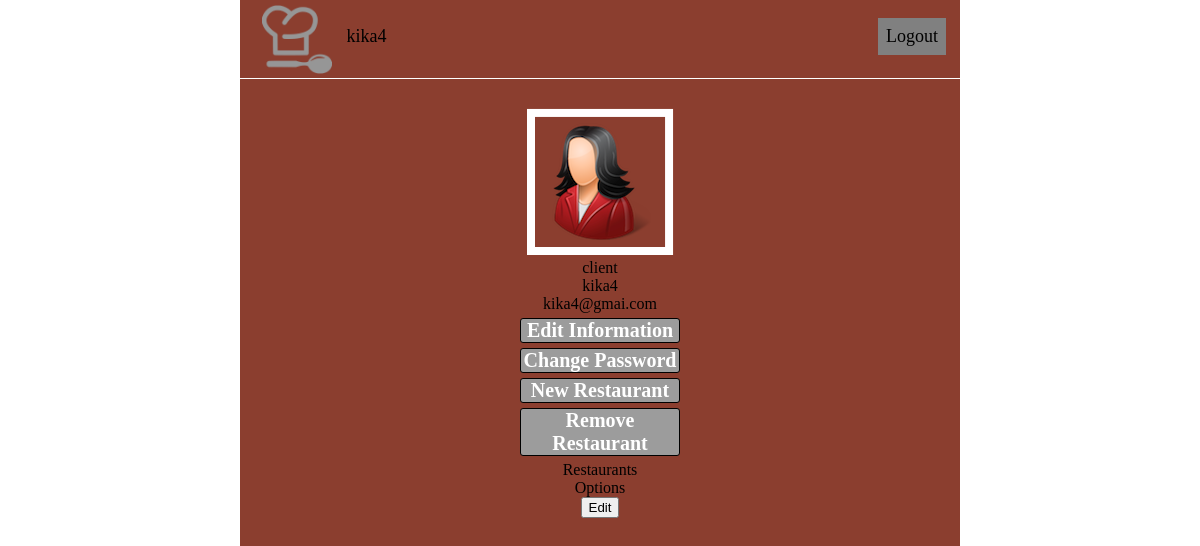
The app's page /page/profile.php (signed in), older data.
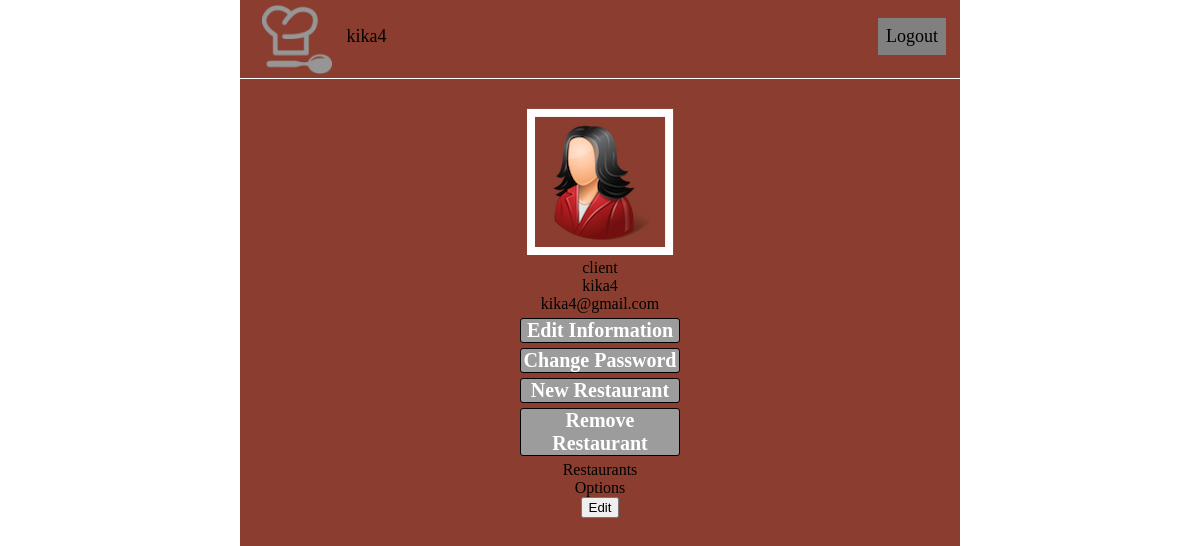
The same page, newer data.
### tables this page shows
CREATE TABLE user (
 	username TEXT PRIMARY KEY UNIQUE,
  	password TEXT,
  	name TEXT,
  	email TEXT,
  	gender TEXT,
  	user_type TEXT
);

### Database/databaseInteraction.php (called while the page is built, shortened)
<?php
include_once('../database/connection.php');
function getUserInfo($username){
  global $db;
  $stmt = $db->prepare("SELECT * FROM user WHERE username = ?");
  $stmt->execute(array($username));
  return $stmt->fetch();
}
?>

### page/profile.php (the view, shortened to what this page needs)
<?php
include_once('../database/databaseInteraction.php');
?>
<!DOCTYPE html>
<html>
	<head>
    <link rel="stylesheet" href="../css/profile.css">
	</head>
	<body>
		<header>
			<nav id="menu">
				<ul>
					<a href="login.php"><img id="logo1" src="../images/logo_white.png" height="70px" width="70px"></a>
						<li><a id="login" href="profile.php"><?php echo $_SESSION['name']?></a></li>
					<li style="float:right; background-color:gray;"><a href="signout.php">Logout</a></li>
				</ul>
			</nav><br>
		</header>
		<div id="middle">
			<div id="profile">
					<?php if(getUserInfo($_SESSION['username'])['gender'] == "female"){?>
					<img src="../images/woman.png">
					<?php
				}else if($_SESSION['username'] == "FilipeCorreia"){?>
					<img src="../images/filipe.png" height="147px" width="147px">
					<?php
				}else{?>
					<img src="../images/man.png">
					<?php }?>
				<div id="type"><?php echo getUserInfo($_SESSION['username'])['user_type']?></div>
				<div id="name"><?php echo getUserInfo($_SESSION['username'])['name']?></div>
				<div id="email"><?php echo getUserInfo($_SESSION['username'])['email']?></div>
				<div class="editBtn">
					<a data-popup-open="popup-1" href="#">Edit Information</a>
				</div>
				<div class="editBtn">
					<a data-popup-open="popup-2" href="#">Change Password</a>
				</div>
				<div class="editBtn">
					<a data-popup-open="popup-3" href="#">New Restaurant</a>
				</div>
				<div class="editBtn">
					<a data-popup-open="popup-4" href="#">Remove Restaurant</a>
				</div>
			</div>
		</div>
  		<div id="restaurants">Restaurants</div>
    	<div id="options">
				<div id="title-options">Options</div>
		</div>
      	<div id="edit">
        	<input type="button" value="Edit" onclick="window.location.href='profile_edit.php';">
      	</div>
	</body>
</html>

### css/profile.css (style rules this page uses)
html, body { height: 100%; width: 60%; font-family: raleway; background-repeat: no-repeat; background-attachment: fixed; background-position: center; padding: 0; }
html { background-image: url("../images/background.png"); display: table; margin: auto; }
body { width:100%; height:100%; background-color: #8B3E2F; display: table-cell; text-align: center; }
header { top: -10px; position: fixed; width: 60%; background-color: #8B3E2F; border-bottom: 1px solid white; }
#menu { margin-left: 3%; margin-top: 2%; }
#menu ul { display: inline; list-style-type: none; padding: 0; overflow: hidden; background-color: #8B3E2F; border-bottom: 1px solid white; }
#menu li { margin-right: 2%; margin-top: 2%; }
li a#login { float:left; margin-top: 2%; margin-left: 1%; }
#menu a { float: left; }
#menu li a { display: block; padding: 8px; color: black; text-decoration: none; font-size: 18px; }
#profile { margin-top: 15%; }
.editBtn { width: 22%; margin-left: auto; margin-right: auto; margin-top: 5px; margin-bottom: 5px; border: solid 1px black; border-radius: 3px; font-family: raleway; font-weight: 600; font-size: 20px; background-color: #9c9c9c; }
.editBtn a { text-decoration: none; color: #FFFFFF; }

Row changes from the older to the newer data that the page shows:
changed user "client": name+email "kika4@gmai.com" → "kika4@gmail.com"
